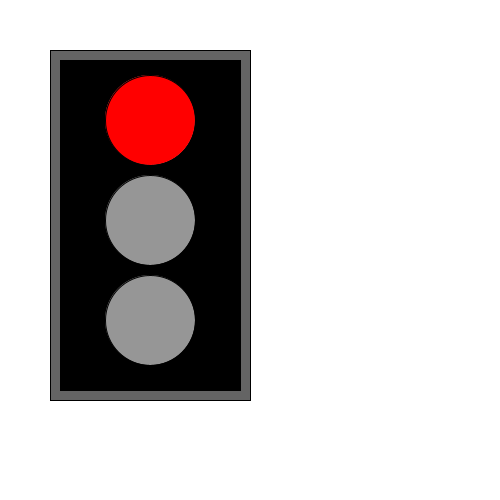
Frame 1 (no input)
Frame 60 (the mouse pressed at the canvas centre just before this capture): identical to frame 1, image omitted
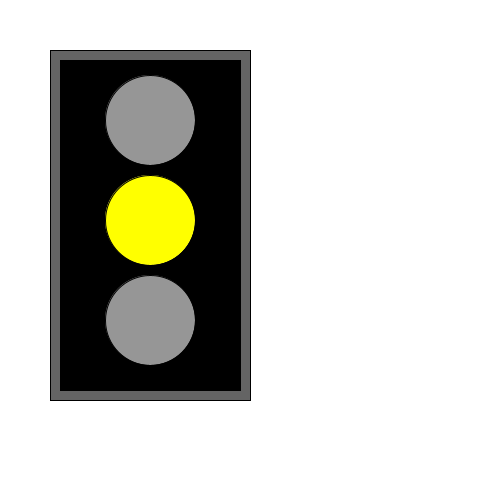
Frame 120 (the mouse held since frame 60 and released just before this capture)

The Processing sketch that drew these frames (run headless with seeded random() and noise(); from frame 60 on, the mouse is pressed at the canvas centre):

// Processing sketch: Task_3
// ── Task_3.pde
float red  = 255;
float green = 255;
float yellow = 255;
float grey = 150;
int background = 255;

float time = 0;


void setup()
{
  size(500, 500);
  background(background);
  rectMode(CORNERS);
  fill(100);
  rect(50, 50, 250, 400);
  
}

void draw()
{
 // body

 fill(0);
 rect( 60, 60, 240, 390);


 
 //light red
 ellipseMode(CENTER);
 fill(grey);
 ellipse(150, 120, 90, 90);
 if (time < 20)
 {
   fill(red,0,0);
   ellipse(150, 120, 90, 90);
 }

 //light yellow
 fill(grey);
 ellipse(150, 220, 90, 90);
 if (time > 20 && time < 40)
 {
   fill(red,green,0);
   ellipse(150, 220, 90, 90);
 }
 //light red  
 fill(grey);
 ellipse(150, 320, 90, 90);
 if (time > 40 && time < 70)
 {
   fill(0,green,0);
   ellipse(150, 320, 90, 90);
 }
 
 //light reset 
 if (time > 100)
 {
   time = 0;
 }
 
 time = time + 0.25;
}
